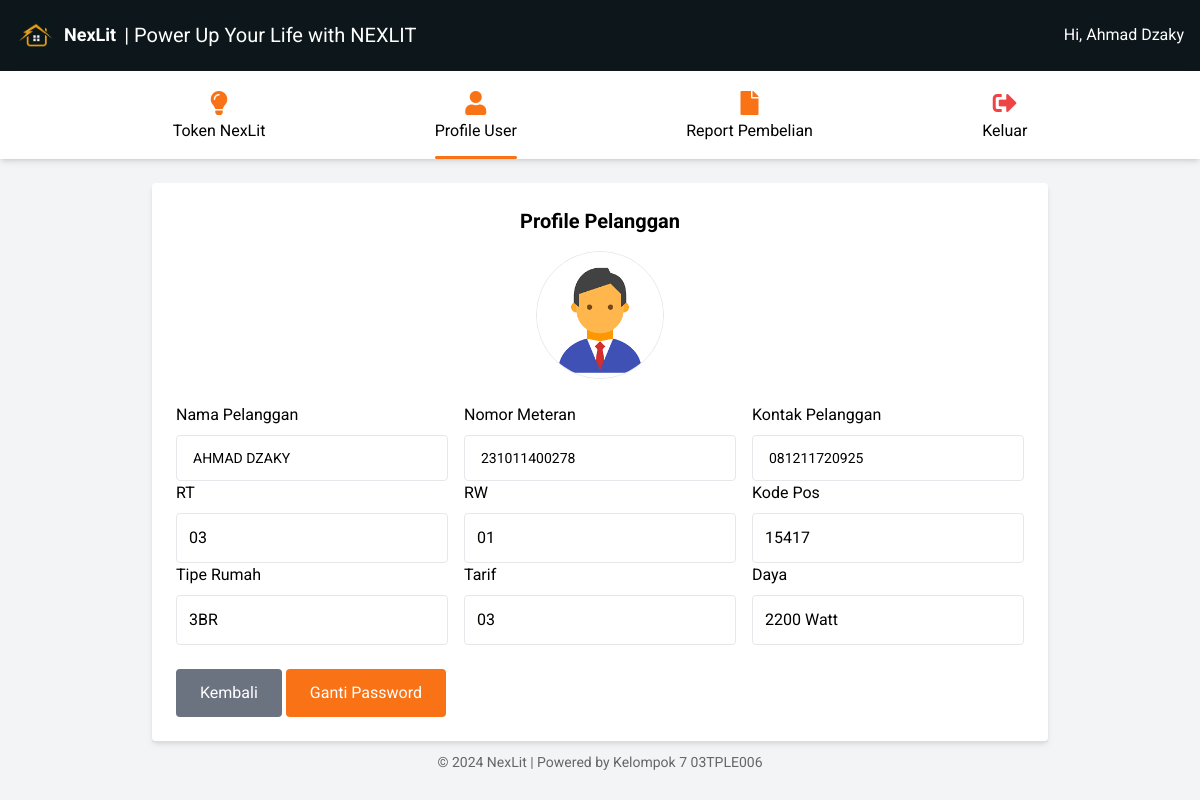
Screenshot of /profileuser.php (signed in) with the database file from the repository.
### tables this page shows
CREATE TABLE `customer` (
  `id` int NOT NULL,
  `no_meteran` bigint NOT NULL,
  `nama_pelanggan` varchar(100) NOT NULL,
  `kontak_pelanggan` varchar(15) NOT NULL,
  `tipe_rumah` enum('1BR','2BR','3BR','4BR') NOT NULL,
  `rukun_tetangga` varchar(3) NOT NULL,
  `rukun_warga` varchar(3) NOT NULL,
  `kode_pos` varchar(5) NOT NULL,
  `alamat` varchar(100) NOT NULL,
  `id_tarif` int DEFAULT NULL,
  `daya` int DEFAULT NULL,
  `created_by` varchar(15) NOT NULL
);

### profileuser.php (the view, shortened to what this page needs)
<?php
include 'connection.php';
$nama_pelanggan = $_SESSION['nama_pelanggan'];
$sql = "SELECT * FROM customer WHERE nama_pelanggan = ?";
$stmt = $connection->prepare($sql);
$stmt->bind_param("s", $nama_pelanggan);
$stmt->execute();
$result = $stmt->get_result();
if ($result->num_rows > 0) {
    $row = $result->fetch_assoc();
    $customer_name = $row['nama_pelanggan'];
    $customer_id = $row['no_meteran'];
    $kontak_pelanggan = $row['kontak_pelanggan'];
    $rukun_tetangga = $row['rukun_tetangga'];
    $rukun_warga = $row['rukun_warga'];
    $kode_pos = $row['kode_pos'];
    $tipe_rumah = $row['tipe_rumah'];
    $tarif = $row['id_tarif'];
    $daya = $row['daya'];
} else {
    echo "Data tidak ditemukan!";
    exit;
}
?>
<!DOCTYPE html>
<html lang="en">
<head>
    <script src="https://cdn.tailwindcss.com"></script>
    <link href="https://cdnjs.cloudflare.com/ajax/libs/font-awesome/5.15.3/css/all.min.css" rel="stylesheet"/>
</head>
<body class="bg-gray-100">
<header class="bg-[#0d171b] p-4 flex justify-between items-center">
    <div class="flex items-center">
        <img src="assets/logorumah.jpg" alt="NexLit logo" class="mr-2" width="40" height="40">
        <span class="text-white text-lg font-bold">NexLit</span>
        <span class="text-white ml-2 text-sm sm:text-base md:text-lg lg:text-xl">| Power Up Your Life with NEXLIT</span>
    </div>
    <div class="text-white flex items-center justify-center">
        <p class="hidden sm:block ml-2">Hi, <?= ucwords(strtolower($nama_pelanggan)) ?></p>
    </div>
</header>
<nav class="bg-white shadow-md">
    <div class="container mx-auto flex justify-around py-4">
        <a href="pembeliantoken.php" class="text-center">
            <i class="fas fa-lightbulb text-2xl text-orange-500"></i>
            <p>Token NexLit</p>
        </a>
        <a href="#" class="text-center active">
            <i class="fas fa-user text-2xl text-orange-500"></i>
            <p>Profile User</p>
        </a>
        <a href="reportuser.php" class="text-center">
            <i class="fas fa-file text-2xl text-orange-500"></i>
            <p>Report Pembelian</p>
        </a>
        <a href="logout.php" class="text-center">
            <i class="fas fas fa-sign-out-alt text-2xl text-red-500"></i>
            <p>Keluar</p>
        </a>
    </div>
</nav>
<main class="container mx-auto mt-6 lg:max-w-4xl">
    <form id="form-cari" class="bg-white p-6 rounded shadow-md">
        <h2 class="text-xl font-bold mb-4 text-center">Profile Pelanggan</h2>
        <div class="flex justify-center items-center mb-6">
            <div class="w-32 h-32">
                <img src="upload/default.png" alt="Foto Pelanggan" class="w-full h-full object-cover rounded-full border">
            </div>
        </div>
        <div class="flex flex-wrap gap-4 gap-y-6">
            <div class="flex-1 sm:w-full md:w-1/2 lg:w-1/3">
                <label for="customer_name" class="block mb-2">Nama Pelanggan</label>
                <input type="text" id="customer_name" name="customer_name" class="w-full p-3 sm:px-4 text-sm border rounded" value="<?= $customer_name ?>" readonly>
            </div>
            <div class="flex-1 sm:w-full md:w-1/2 lg:w-1/3">
                <label for="customer_id" class="block mb-2">Nomor Meteran</label>
                <input type="text" id="customer_id" name="customer_id" class="w-full p-3 sm:px-4 text-sm border rounded" value="<?= $customer_id ?>" readonly>
            </div>
            <div class="flex-1 sm:w-full md:w-1/2 lg:w-1/3">
                <label for="kontak_pelanggan" class="block mb-2">Kontak Pelanggan</label>
                <input type="text" id="kontak_pelanggan" name="kontak_pelanggan" class="w-full p-3 sm:px-4 text-sm border rounded" value="<?= $kontak_pelanggan ?>" readonly>
            </div>
        </div>
        <div class="flex flex-wrap gap-4 gap-y-6">
            <div class="flex-1">
                <label for="rukun_tetangga" class="block mb-2">RT</label>
                <input type="text" id="rukun_tetangga" name="rukun_tetangga" class="w-full p-3 border rounded" value="0<?= $rukun_tetangga ?>" readonly>
            </div>
            <div class="flex-1">
                <label for="rukun_warga" class="block mb-2">RW</label>
                <input type="text" id="rukun_warga" name="rukun_warga" class="w-full p-3 border rounded" value="<?= $rukun_warga ?>" readonly>
            </div>
            <div class="flex-1">
                <label for="kode_pos" class="block mb-2">Kode Pos</label>
                <input type="text" id="kode_pos" name="kode_pos" class="w-full p-3 border rounded" value="<?= $kode_pos ?>" readonly>
            </div>
        </div>
        <div class="flex flex-wrap gap-4 gap-y-6">
            <div class="flex-1">
                <label for="tipe_rumah" class="block mb-2">Tipe Rumah</label>
                <input type="text" id="tipe_rumah" name="tipe_rumah" class="w-full p-3 border rounded" value="<?= $tipe_rumah ?>" readonly>
            </div>
            <div class="flex-1">
                <label for="tarif" class="block mb-2">Tarif</label>
                <input type="text" id="tarif" name="tarif" class="w-full p-3 border rounded" value="0<?= $tarif ?>" readonly>
            </div>
            <div class="flex-1">
                <label for="daya" class="block mb-2">Daya</label>
                <input type="text" id="daya" name="daya" class="w-full p-3 border rounded" value="<?= $daya . " " . "Watt" ?> " readonly>
            </div>
        </div>
        <button type="button" id="back-button" class="bg-gray-500 text-white px-6 py-3 rounded hover:bg-gray-600 hover:shadow-lg transition duration-200 ease-in-out mt-6" onclick="window.location.href='pembeliantoken.php'">
            Kembali
        </button>
        <button type="button" id="submit-button" class="bg-orange-500 text-white px-6 py-3 rounded hover:bg-orange-600 hover:shadow-lg transition duration-200 ease-in-out mt-4" onclick="window.location.href='changepassworduser.php'">
            Ganti Password
        </button>
    </form>
    <footer class="footer">
        <p>&copy; 2024 NexLit | Powered by Kelompok 7 03TPLE006</p>
    </footer>
</main>
</body>
</html>

### profileuser.php (style rules this page uses)
body { font-family: 'Roboto', sans-serif; }
.footer { text-align: center; padding: 10px; font-size: 14px; color: #666; border-top: 1px solid #ddd; }
.footer p { margin: 0; }
nav a.active { position: relative; }
nav a.active::after { content: ''; position: absolute; bottom: -16px; left: 0; width: 100%; height: 3px; background-color: #f97316; border-radius: 2px; }

### rows the page displays
customer: customer_name "AHMAD DZAKY", customer_id "231011400278", kontak_pelanggan "081211720925", rukun_tetangga "03", rukun_warga "01", kode_pos "15417", tipe_rumah "3BR", tarif "03", daya "2200 Watt"

### other values shown
$nama_pelanggan "Ahmad Dzaky"
